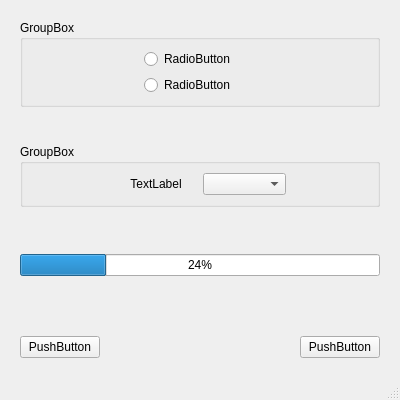
<?xml version="1.0" encoding="UTF-8"?>
<ui version="4.0">
 <class>MainWindow</class>
 <widget class="QMainWindow" name="MainWindow">
  <property name="geometry">
   <rect>
    <x>0</x>
    <y>0</y>
    <width>400</width>
    <height>400</height>
   </rect>
  </property>
  <property name="windowTitle">
   <string>АЗИМУТ 2026</string>
  </property>
  <widget class="QWidget" name="centralwidget">
   <property name="sizePolicy">
    <sizepolicy hsizetype="Expanding" vsizetype="Expanding">
     <horstretch>0</horstretch>
     <verstretch>0</verstretch>
    </sizepolicy>
   </property>
   <layout class="QVBoxLayout" name="verticalLayout_4">
    <property name="spacing">
     <number>20</number>
    </property>
    <property name="leftMargin">
     <number>20</number>
    </property>
    <property name="topMargin">
     <number>20</number>
    </property>
    <property name="rightMargin">
     <number>20</number>
    </property>
    <property name="bottomMargin">
     <number>20</number>
    </property>
    <item>
     <widget class="QGroupBox" name="gB_data">
      <property name="title">
       <string>GroupBox</string>
      </property>
      <layout class="QHBoxLayout" name="horizontalLayout">
       <item>
        <spacer name="horizontalSpacer">
         <property name="orientation">
          <enum>Qt::Horizontal</enum>
         </property>
         <property name="sizeHint" stdset="0">
          <size>
           <width>108</width>
           <height>20</height>
          </size>
         </property>
        </spacer>
       </item>
       <item>
        <layout class="QVBoxLayout" name="verticalLayout_2">
         <item>
          <widget class="QRadioButton" name="rBut1_val">
           <property name="sizePolicy">
            <sizepolicy hsizetype="Expanding" vsizetype="Expanding">
             <horstretch>0</horstretch>
             <verstretch>0</verstretch>
            </sizepolicy>
           </property>
           <property name="text">
            <string>RadioButton</string>
           </property>
          </widget>
         </item>
         <item>
          <widget class="QRadioButton" name="rBut2_perc">
           <property name="sizePolicy">
            <sizepolicy hsizetype="Expanding" vsizetype="Expanding">
             <horstretch>0</horstretch>
             <verstretch>0</verstretch>
            </sizepolicy>
           </property>
           <property name="text">
            <string>RadioButton</string>
           </property>
          </widget>
         </item>
        </layout>
       </item>
       <item>
        <spacer name="horizontalSpacer_2">
         <property name="orientation">
          <enum>Qt::Horizontal</enum>
         </property>
         <property name="sizeHint" stdset="0">
          <size>
           <width>40</width>
           <height>20</height>
          </size>
         </property>
        </spacer>
       </item>
      </layout>
     </widget>
    </item>
    <item>
     <spacer name="verticalSpacer">
      <property name="orientation">
       <enum>Qt::Vertical</enum>
      </property>
      <property name="sizeHint" stdset="0">
       <size>
        <width>20</width>
        <height>13</height>
       </size>
      </property>
     </spacer>
    </item>
    <item>
     <widget class="QGroupBox" name="gB_engine">
      <property name="title">
       <string>GroupBox</string>
      </property>
      <layout class="QVBoxLayout" name="verticalLayout_3">
       <item>
        <layout class="QHBoxLayout" name="horizontalLayout_2">
         <item>
          <spacer name="horizontalSpacer_3">
           <property name="orientation">
            <enum>Qt::Horizontal</enum>
           </property>
           <property name="sizeHint" stdset="0">
            <size>
             <width>20</width>
             <height>20</height>
            </size>
           </property>
          </spacer>
         </item>
         <item>
          <widget class="QLabel" name="lab_speedEng">
           <property name="sizePolicy">
            <sizepolicy hsizetype="Expanding" vsizetype="Expanding">
             <horstretch>0</horstretch>
             <verstretch>0</verstretch>
            </sizepolicy>
           </property>
           <property name="text">
            <string>TextLabel</string>
           </property>
           <property name="alignment">
            <set>Qt::AlignCenter</set>
           </property>
          </widget>
         </item>
         <item>
          <widget class="QComboBox" name="cB_speedEng">
           <property name="sizePolicy">
            <sizepolicy hsizetype="Expanding" vsizetype="Fixed">
             <horstretch>0</horstretch>
             <verstretch>0</verstretch>
            </sizepolicy>
           </property>
          </widget>
         </item>
         <item>
          <spacer name="horizontalSpacer_5">
           <property name="orientation">
            <enum>Qt::Horizontal</enum>
           </property>
           <property name="sizeHint" stdset="0">
            <size>
             <width>20</width>
             <height>20</height>
            </size>
           </property>
          </spacer>
         </item>
        </layout>
       </item>
      </layout>
     </widget>
    </item>
    <item>
     <spacer name="verticalSpacer_2">
      <property name="orientation">
       <enum>Qt::Vertical</enum>
      </property>
      <property name="sizeHint" stdset="0">
       <size>
        <width>20</width>
        <height>27</height>
       </size>
      </property>
     </spacer>
    </item>
    <item>
     <layout class="QGridLayout" name="gridLayout">
      <item row="2" column="2">
       <widget class="QPushButton" name="pB_reset">
        <property name="text">
         <string>PushButton</string>
        </property>
       </widget>
      </item>
      <item row="2" column="1">
       <spacer name="horizontalSpacer_4">
        <property name="orientation">
         <enum>Qt::Horizontal</enum>
        </property>
        <property name="sizeHint" stdset="0">
         <size>
          <width>40</width>
          <height>20</height>
         </size>
        </property>
       </spacer>
      </item>
      <item row="2" column="0">
       <widget class="QPushButton" name="pB_start">
        <property name="text">
         <string>PushButton</string>
        </property>
       </widget>
      </item>
      <item row="0" column="0" colspan="3">
       <widget class="QProgressBar" name="pB_indicat">
        <property name="value">
         <number>24</number>
        </property>
       </widget>
      </item>
      <item row="1" column="0">
       <spacer name="verticalSpacer_3">
        <property name="orientation">
         <enum>Qt::Vertical</enum>
        </property>
        <property name="sizeHint" stdset="0">
         <size>
          <width>20</width>
          <height>40</height>
         </size>
        </property>
       </spacer>
      </item>
     </layout>
    </item>
   </layout>
  </widget>
  <widget class="QMenuBar" name="menubar">
   <property name="geometry">
    <rect>
     <x>0</x>
     <y>0</y>
     <width>400</width>
     <height>17</height>
    </rect>
   </property>
  </widget>
  <widget class="QStatusBar" name="statusbar"/>
 </widget>
 <resources/>
 <connections/>
</ui>
